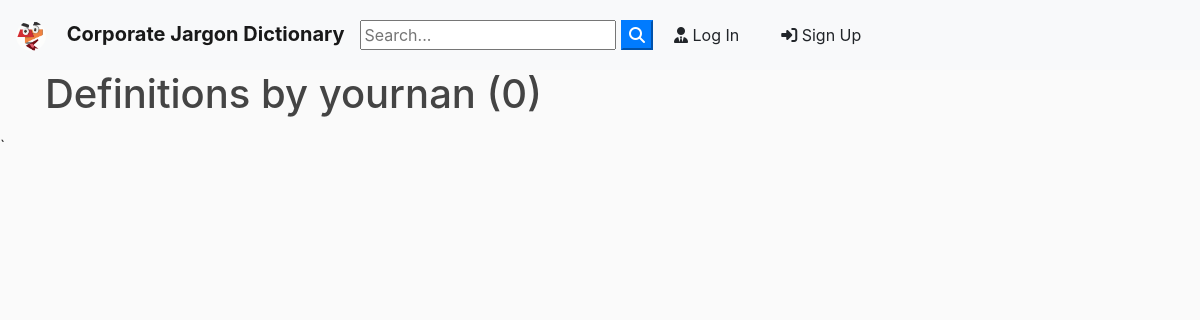
/user/yournan, run on an earlier commit of the app's database.
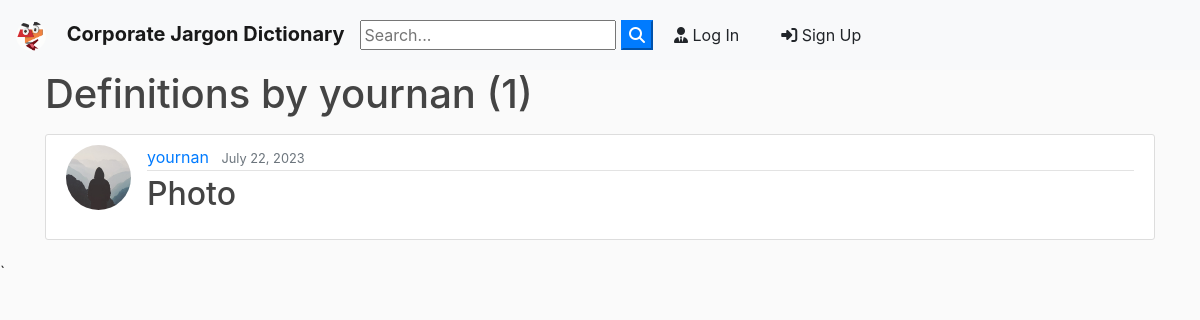
And on a later commit of the database.
### blog/models.py (models this page shows, shortened)
class Definition(models.Model):
	word = models.CharField(max_length=100)
	description = models.TextField()
	date_posted = models.DateTimeField(default=timezone.now)
	author = models.ForeignKey(User, on_delete=models.CASCADE)
	likes = models.ManyToManyField(User, related_name='definitions')

### users/models.py (models this page shows, shortened)
class Profile(models.Model):
    user = models.OneToOneField(User, on_delete=models.CASCADE)
    image = models.ImageField(default='default.jpg', upload_to='profile_pics')

### blog/views.py (the view)
# urls.py: path('user/<str:username>', UserDefinitionListView.as_view(), name='user-definitions'),
class UserDefinitionListView(ListView):
    model = Definition
    template_name = 'blog/user_definitions.html'  # <app>/<model>_<viewtype>.html
    context_object_name = 'definitions'
    paginate_by = 2
    def get_queryset(self):
        user = get_object_or_404(User, username=self.kwargs.get('username'))
        return Definition.objects.filter(author=user).order_by('-date_posted')

### blog/templates/blog/user_definitions.html (shortened to what this page needs)
{% extends "blog/base.html" %}
{% block content %}
    <h1 class="mb-3">Definitions by {{ view.kwargs.username }} ({{ page_obj.paginator.count }})</h1>
    {% for definition in definitions %}
        <article class="media content-section">
          <img class="rounded-circle article-img" src="{{ definition.author.profile.image.url }}">
          <div class="media-body">
            <div class="article-metadata">
              <a class="mr-2" href="{% url 'user-definitions' definition.author.username %}">{{ definition.author }}</a>
              <small class="text-muted">{{ definition.date_posted|date:"F d, Y" }}</small>
            </div>
            <h2><a class="article-title" href="{% url 'definition-detail' definition.id %}">{{ definition.word }}</a></h2>
          </div>
        </article>
    {% endfor %}
{% endblock content %}

What changed in the data, as far as the page shows it:
added Definition: author.profile.image (placeholder picture), author "yournan", date_posted "July 22, 2023", word "Photo"
Also different on the page:
{{ page_obj.paginator.count }}: "0" → "1"
